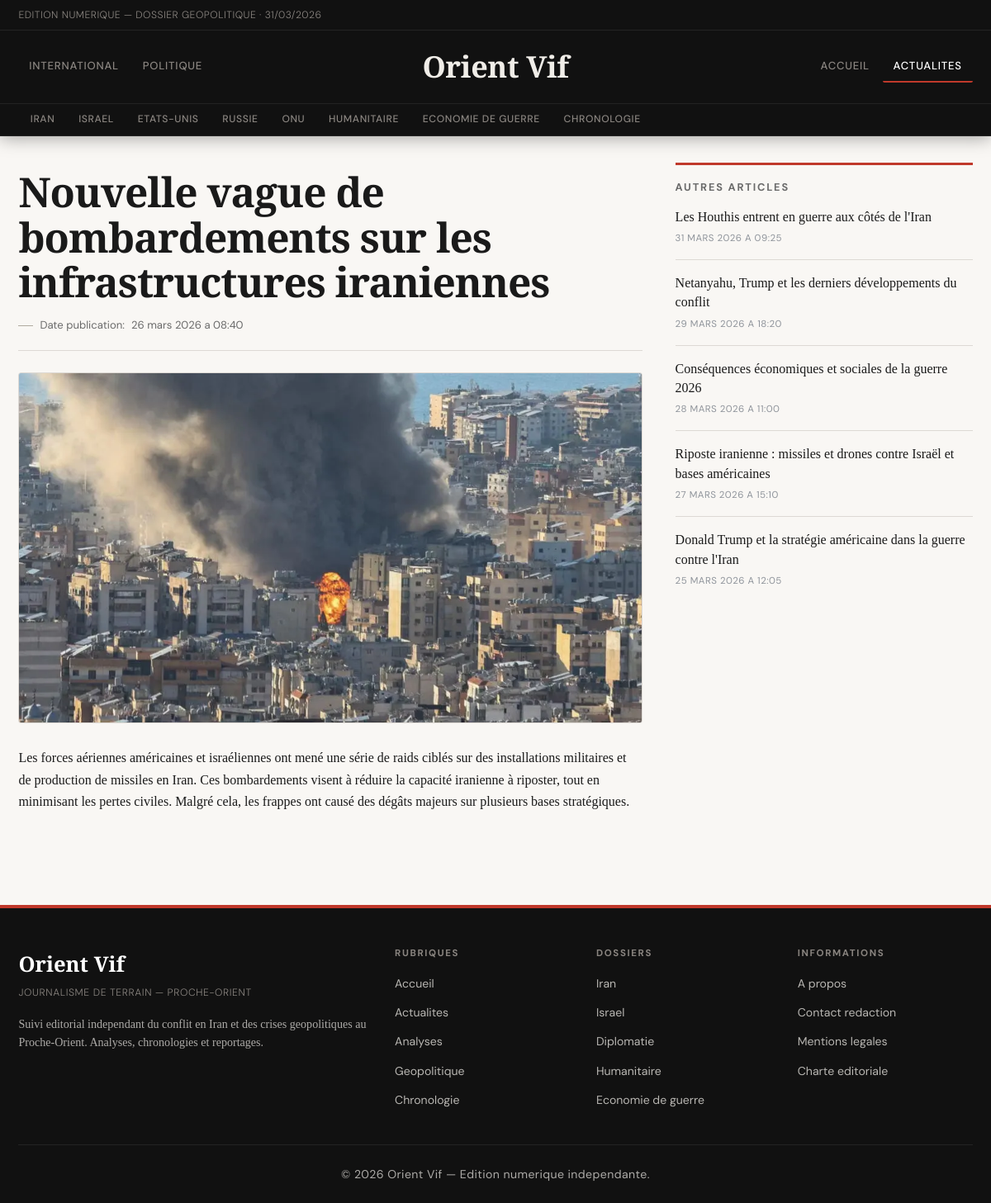
Page /articles/guerre-iran-article-3-1-5.html on the committed database.
### tables this page shows
CREATE TABLE articles (
  id INT UNSIGNED AUTO_INCREMENT PRIMARY KEY,
  title VARCHAR(255) NOT NULL,
  slug VARCHAR(255) NOT NULL UNIQUE,
  content TEXT NOT NULL,
  is_published TINYINT(1) NOT NULL DEFAULT 1,
  created_at TIMESTAMP NOT NULL DEFAULT CURRENT_TIMESTAMP,
  updated_at TIMESTAMP NOT NULL DEFAULT CURRENT_TIMESTAMP ON UPDATE CURRENT_TIMESTAMP
);

CREATE TABLE article_images (
  id INT UNSIGNED AUTO_INCREMENT PRIMARY KEY,
  article_id INT UNSIGNED NOT NULL,
  image_kind ENUM('main', 'thumb') NOT NULL DEFAULT 'main',
  image_path VARCHAR(255) NOT NULL,
  image_alt VARCHAR(255) DEFAULT NULL,
  sort_order TINYINT UNSIGNED NOT NULL DEFAULT 1,
  created_at TIMESTAMP NOT NULL DEFAULT CURRENT_TIMESTAMP,
  CONSTRAINT fk_article_images_article
    FOREIGN KEY (article_id) REFERENCES articles(id)
    ON DELETE CASCADE,
  UNIQUE KEY uq_article_kind (article_id, image_kind),
  KEY idx_article_images_article_id (article_id)
);

### src/article.php (the view, shortened to what this page needs)
<?php
require_once __DIR__ . '/includes/front_helpers.php';
$id = filter_input(INPUT_GET, 'id', FILTER_VALIDATE_INT, array('options' => array('min_range' => 1)));
$safeId = ($id !== false && $id !== null) ? (int)$id : null;
$article = front_find_article(null, $safeId);
?>
<?php
$sidebarOtherArticles = front_recent_articles_excluding(5, array((int)$article['id']));
$detailMainSrc = front_article_image_src($article, 1280, 720, 'actualite guerre iran');
$detailThumbSrc = front_article_thumb_src($article, 860, 520, 'actualite guerre iran');
include __DIR__ . '/includes/header.php';
?>
<main class="layout-main article-layout">
    <article class="article-detail" itemscope itemtype="https://schema.org/NewsArticle">
        <header class="article-header">
            <h1 itemprop="headline"><?php echo h($article['title']); ?></h1>
            <p class="article-meta">
                Date publication:
                <?php $publishedAt = front_article_datetime_value($article); ?>
                <time itemprop="datePublished" datetime="<?php echo h($publishedAt); ?>">
                    <?php echo h(front_format_datetime($publishedAt)); ?>
                </time>
            </p>
        </header>
        <figure class="article-figure">
            <picture>
                <source media="(max-width: 800px)" srcset="<?php echo h($detailThumbSrc); ?>">
                <img
                    src="<?php echo h($detailMainSrc); ?>"
                    alt="<?php echo h(front_article_alt($article, 'actualite guerre iran')); ?>"
                    width="1280"
                    height="720"
                    itemprop="image"
                    loading="eager"
                    fetchpriority="high"
                    decoding="async">
            </picture>
        </figure>
        <section class="article-content" aria-labelledby="content-title" itemprop="articleBody">
            <?php echo front_render_article_html($article['content']); ?>
        </section>
    </article>
    <aside class="sidebar article-sidebar" aria-labelledby="recent-title">
        <h2 id="recent-title">Autres articles</h2>
        <ul>
            <?php foreach ($sidebarOtherArticles as $otherArticle): ?>
                <li>
                    <a href="<?php echo h(front_article_url($otherArticle)); ?>">
                        <?php echo h($otherArticle['title']); ?>
                    </a>
                    <small class="recent-time"><?php echo h(front_format_datetime(front_article_datetime_value($otherArticle))); ?></small>
                </li>
            <?php endforeach; ?>
        </ul>
    </aside>
</main>
<?php include __DIR__ . '/includes/footer.php'; ?>

### src/includes/front_helpers.php (shortened to what this page needs)
<?php
function h($value)
{
    return htmlspecialchars((string)$value, ENT_QUOTES, 'UTF-8');
}
function front_article_url($article)
{
    $id = isset($article['id']) ? (int)$article['id'] : 0;
    $page = 1;
    $rubrique = isset($article['rubrique']) ? (int)$article['rubrique'] : 5;
    return '/articles/guerre-iran-article-' . $id . '-' . $page . '-' . $rubrique . '.html';
}
function front_article_alt($article, $fallback = 'actualite guerre iran')
{
    if (!empty($article['image_alt'])) {
        return (string)$article['image_alt'];
    }
    return $fallback;
}
function front_local_image_url($rawPath)
{
    $path = trim((string)$rawPath);
    $normalized = '/' . ltrim($path, '/');
    $fullPath = dirname(__DIR__) . str_replace('/', DIRECTORY_SEPARATOR, $normalized);
    if (is_file($fullPath)) {
        return $normalized;
    }
    return null;
}
function front_article_image_src($article, $width, $height, $fallbackAlt = 'actualite guerre iran')
{
    $local = front_local_image_url(isset($article['image_url']) ? $article['image_url'] : '');
    if ($local !== null) {
        return $local;
    }
    return front_svg_placeholder(front_article_alt($article, $fallbackAlt), $width, $height);
}
function front_article_thumb_src($article, $width, $height, $fallbackAlt = 'actualite guerre iran')
{
    $thumbLocalFromDb = front_local_image_url(isset($article['image_thumb_url']) ? $article['image_thumb_url'] : '');
    if ($thumbLocalFromDb !== null) {
        return $thumbLocalFromDb;
    }
    return front_article_image_src($article, $width, $height, $fallbackAlt);
}
function front_render_article_html($html)
{
    $decoded = html_entity_decode((string)$html, ENT_QUOTES | ENT_HTML5, 'UTF-8');
    $clean = preg_replace('/<script\b[^>]*>(.*?)<\/script>/is', '', $decoded);
    return strip_tags(
        $clean,
        '<p><br><strong><b><em><i><u><ul><ol><li><a><h1><h2><h3><h4><h5><h6><blockquote><img><figure><figcaption>'
    );
}
function front_fetch_articles()
{
    $pdo = db();
    try {
        $sql = "SELECT
                    a.id,
                    a.title,
                    a.slug,
                    a.content,
                    ai_main.image_path AS image_url,
                    COALESCE(ai_thumb.image_path, '') AS image_thumb_url,
                    COALESCE(NULLIF(ai_main.image_alt, ''), a.title) AS image_alt,
                    COALESCE(NULLIF(ai_thumb.image_alt, ''), NULLIF(ai_main.image_alt, ''), a.title) AS image_thumb_alt,
                    a.created_at,
                    a.updated_at
                FROM articles a
                LEFT JOIN article_images ai_main
                    ON ai_main.article_id = a.id AND ai_main.image_kind = 'main'
                LEFT JOIN article_images ai_thumb
                    ON ai_thumb.article_id = a.id AND ai_thumb.image_kind = 'thumb'
                WHERE a.is_published = 1
                ORDER BY a.updated_at DESC";
        $rows = $pdo->query($sql)->fetchAll(PDO::FETCH_ASSOC);
        if (!empty($rows)) {
            return $rows;
        }
    } catch (PDOException $exception) {
    }
    return front_theme_articles();
}
function front_find_article($slug, $id)
{
    $articles = front_fetch_articles();
    if ($id !== null) {
        foreach ($articles as $article) {
            if ((int)$article['id'] === (int)$id) {
                return $article;
            }
        }
    }
    return null;
}
function front_recent_articles_excluding($limit = 5, $excludeIds = array())
{
    $articles = front_fetch_articles();
    $result = array();
    $excludeMap = array();
    foreach ($excludeIds as $excludeId) {
        $id = (int)$excludeId;
        if ($id > 0) {
            $excludeMap[$id] = true;
        }
    }
    foreach ($articles as $article) {
        $articleId = isset($article['id']) ? (int)$article['id'] : 0;
        if ($articleId > 0 && isset($excludeMap[$articleId])) {
            continue;
        }
        $result[] = $article;
        if (count($result) >= $limit) {
            break;
        }
    }
    return $result;
}
function front_format_datetime($value)
{
    try {
        $date = new DateTime((string)$value);
    } catch (Exception $exception) {
        return (string)$value;
    }
    $months = array(
        1 => 'janvier',
        2 => 'fevrier',
        3 => 'mars',
        4 => 'avril',
        5 => 'mai',
        6 => 'juin',
        7 => 'juillet',
        8 => 'aout',
        9 => 'septembre',
        10 => 'octobre',
        11 => 'novembre',
        12 => 'decembre',
    );
    $month = (int)$date->format('n');
    return $date->format('d') . ' ' . $months[$month] . ' ' . $date->format('Y') . ' a ' . $date->format('H:i');
}
function front_article_datetime_value($article)
{
    if (isset($article['updated_at']) && trim((string)$article['updated_at']) !== '') {
        return (string)$article['updated_at'];
    }
    return '';
}

### rows in the picture
articles: title "Nouvelle vague de bombardements sur les infrastructures iraniennes", updated_at "26 mars 2026 a 08:40", content "Les forces aériennes américaines et israéliennes ont mené une série de raids ciblés sur des installations militaires et de production de missiles en Iran. Ces bombardements visent à réduire la capacité iranienne à riposter, tout en minimisant les pertes civiles. Malgré cela, les frappes ont causé des dégâts majeurs sur plusieurs bases stratégiques."
article_images: image_path (picture)
article_images: article.title "Les Houthis entrent en guerre aux côtés de l'Iran", article.updated_at "31 MARS 2026 A 09:25"
article_images: article.title "Netanyahu, Trump et les derniers développements du conflit", article.updated_at "29 MARS 2026 A 18:20"
article_images: article.title "Conséquences économiques et sociales de la guerre 2026", article.updated_at "28 MARS 2026 A 11:00"
article_images: article.title "Riposte iranienne : missiles et drones contre Israël et bases américaines", article.updated_at "27 MARS 2026 A 15:10"
article_images: article.title "Donald Trump et la stratégie américaine dans la guerre contre l'Iran", article.updated_at "25 MARS 2026 A 12:05"
